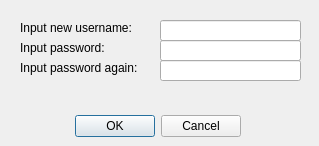
<?xml version="1.0" encoding="UTF-8"?>
<ui version="4.0">
 <class>registration</class>
 <widget class="QDialog" name="registration">
  <property name="geometry">
   <rect>
    <x>0</x>
    <y>0</y>
    <width>319</width>
    <height>146</height>
   </rect>
  </property>
  <property name="windowTitle">
   <string>Dialog</string>
  </property>
  <widget class="QDialogButtonBox" name="buttonBox">
   <property name="geometry">
    <rect>
     <x>70</x>
     <y>110</y>
     <width>171</width>
     <height>32</height>
    </rect>
   </property>
   <property name="orientation">
    <enum>Qt::Horizontal</enum>
   </property>
   <property name="standardButtons">
    <set>QDialogButtonBox::Cancel|QDialogButtonBox::Ok</set>
   </property>
  </widget>
  <widget class="QLabel" name="label">
   <property name="geometry">
    <rect>
     <x>20</x>
     <y>20</y>
     <width>131</width>
     <height>16</height>
    </rect>
   </property>
   <property name="text">
    <string>Input new username:</string>
   </property>
  </widget>
  <widget class="QLabel" name="label_2">
   <property name="geometry">
    <rect>
     <x>20</x>
     <y>40</y>
     <width>101</width>
     <height>16</height>
    </rect>
   </property>
   <property name="text">
    <string>Input password:</string>
   </property>
  </widget>
  <widget class="QLabel" name="label_3">
   <property name="geometry">
    <rect>
     <x>20</x>
     <y>60</y>
     <width>141</width>
     <height>16</height>
    </rect>
   </property>
   <property name="text">
    <string>Input password again:</string>
   </property>
  </widget>
  <widget class="QLineEdit" name="lineEdit">
   <property name="geometry">
    <rect>
     <x>160</x>
     <y>20</y>
     <width>141</width>
     <height>21</height>
    </rect>
   </property>
  </widget>
  <widget class="QLineEdit" name="lineEdit_2">
   <property name="geometry">
    <rect>
     <x>160</x>
     <y>40</y>
     <width>141</width>
     <height>21</height>
    </rect>
   </property>
   <property name="echoMode">
    <enum>QLineEdit::Password</enum>
   </property>
  </widget>
  <widget class="QLineEdit" name="lineEdit_3">
   <property name="geometry">
    <rect>
     <x>160</x>
     <y>60</y>
     <width>141</width>
     <height>21</height>
    </rect>
   </property>
   <property name="echoMode">
    <enum>QLineEdit::Password</enum>
   </property>
   <property name="cursorMoveStyle">
    <enum>Qt::LogicalMoveStyle</enum>
   </property>
  </widget>
  <widget class="QLabel" name="label_4">
   <property name="geometry">
    <rect>
     <x>160</x>
     <y>90</y>
     <width>141</width>
     <height>16</height>
    </rect>
   </property>
   <property name="text">
    <string/>
   </property>
   <property name="textFormat">
    <enum>Qt::AutoText</enum>
   </property>
   <property name="scaledContents">
    <bool>false</bool>
   </property>
   <property name="wordWrap">
    <bool>false</bool>
   </property>
   <property name="textInteractionFlags">
    <set>Qt::LinksAccessibleByMouse</set>
   </property>
  </widget>
 </widget>
 <resources/>
 <connections>
  <connection>
   <sender>buttonBox</sender>
   <signal>accepted()</signal>
   <receiver>registration</receiver>
   <slot>accept()</slot>
   <hints>
    <hint type="sourcelabel">
     <x>248</x>
     <y>254</y>
    </hint>
    <hint type="destinationlabel">
     <x>157</x>
     <y>274</y>
    </hint>
   </hints>
  </connection>
  <connection>
   <sender>buttonBox</sender>
   <signal>rejected()</signal>
   <receiver>registration</receiver>
   <slot>reject()</slot>
   <hints>
    <hint type="sourcelabel">
     <x>316</x>
     <y>260</y>
    </hint>
    <hint type="destinationlabel">
     <x>286</x>
     <y>274</y>
    </hint>
   </hints>
  </connection>
 </connections>
</ui>
